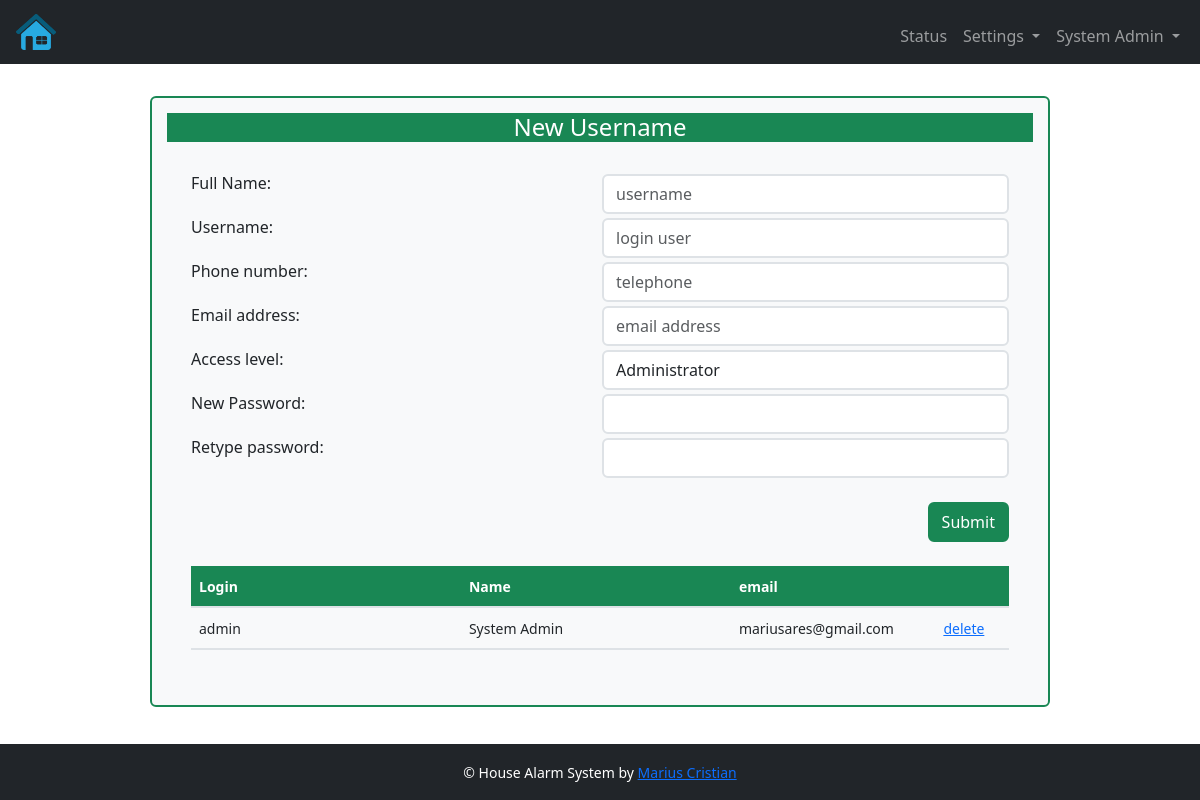
The page /newuser.php (signed in) on the database its author committed.
### tables this page shows
CREATE TABLE `users` (
  `id` int(10) UNSIGNED NOT NULL,
  `username` varchar(20) DEFAULT NULL,
  `name` varchar(50) DEFAULT NULL,
  `phone` varchar(15) DEFAULT NULL,
  `email` varchar(50) DEFAULT NULL,
  `password` varchar(50) DEFAULT NULL,
  `access_level` varchar(11) DEFAULT NULL,
  `created_at` varchar(25) DEFAULT NULL
);

### web/newuser.php (the view, shortened to what this page needs)
<?php
include 'dbconnect.php';
include 'header.php';
?>
<div class="d-inline d-none d-sm-block">
  <div class="pt-5">
  </div>
</div>
<div class="container bg-light border border-2 border-success rounded-start rounded-end"
  style="max-width: 900px; padding: 15px; min-width: 100px !important;">
  <h4 class="text-center text-white text-solid bg-success">New Username</h4>
  <form class="password-strength form p-4" id="newuser" method="post" role="form">
    <div class="row g-1">
      <div class="col-6">
        <h6>Full Name: </h6>
      </div>
      <div class="col-6">
        <input type="text" class="form-control" name="uname" placeholder="username">
      </div>
      <div class="col-6">
        <h6>Username: </h6>
      </div>
      <div class="col-6">
        <input type="text" class="form-control" name="uuser" placeholder="login user">
      </div>
      <div class="col-6">
        <h6>Phone number: </h6>
      </div>
      <div class="col-6">
        <input type="text" class="form-control" name="uphone" placeholder="telephone">
      </div>
      <div class="col-6">
        <h6>Email address: </h6>
      </div>
      <div class="col-6">
        <input type="text" class="form-control" name="umail" autocomplete="off" placeholder="email address">
      </div>
      <div class="col-6">
        <h6>Access level: </h6>
      </div>
      <div class="col-6">
        <select class="form-control" name="uaccess" required>
          <option value="admin">Administrator</option>
        </select>
      </div>
      <div class="col-6">
        <h6>New Password: </h6>
      </div>
      <div class="col-6">
        <div class="input-group">
          <input type="password" class="form-control" id="password-input" name="password1" autocomplete="off" required>
        </div>
      </div>
      <div class="col-6">
        <h6>Retype password: </h6>
      </div>
      <div class="col-6">
        <input type="password" class="form-control" name="password2" autocomplete="off" required>
      </div>
      <div class="d-flex align-items-end justify-content-end ">
        <button class="btn btn-success" type="submit" name="btn-newuser">Submit</button>
      </div>
  </form>
  <div class="table-wrapper">
    <table class="table table-nowrap border-sucess">
      <thead>
        <tr>
          <th class="text-white text-solid bg-success" style="width : 33%"><small>Login</small></th>
          <th class="text-white text-solid bg-success" style="width : 33%"><small>Name</small></th>
          <th class="text-white text-solid bg-success" style="width : 25%"><small>email</small></th>
          <th class="bg-success" style="width : 9%"></th>
        </tr>
      </thead>
      <tbody>
        <?php
        $query = "SELECT * FROM users";
        $users = mysqli_query($mysqli, $query);
        if ($users->num_rows > 0) {
          while ($user = $users->fetch_assoc()) {
            $id    = $user['id'];
            $login = $user['username'];
            $name  = $user['name'];
            $email = $user['email'];
            ?>
            <tr>
              <td><small>
                  <?php echo $login ?? null; ?>
              </td>
              <td><small>
                  <?php echo $name ?? null; ?>
              </td>
              <td><small>
                  <?php echo $email ?? null; ?>
              </td>
              <td><a href="delete.php?data=users&id=<?php echo $id; ?>"><small>delete</small></td>
            </tr>
            <?php
          }
        }
        ?>
      </tbody>
    </table>
  </div>
  <?php
  include 'footer.php';
  ?>

### rows shown on the page
users: username "admin", name "System Admin", email "mariusares@gmail.com"

### other values the page prints
$_SESSION['name'] "System Admin"
